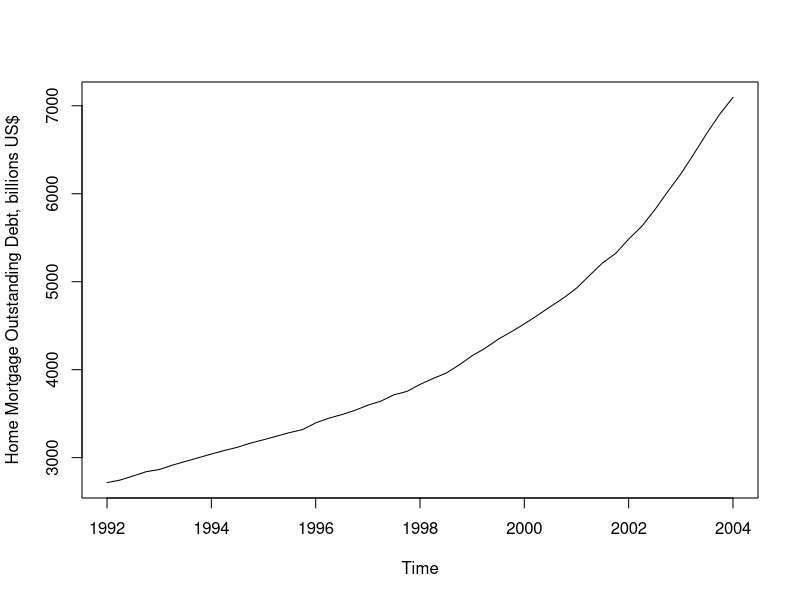
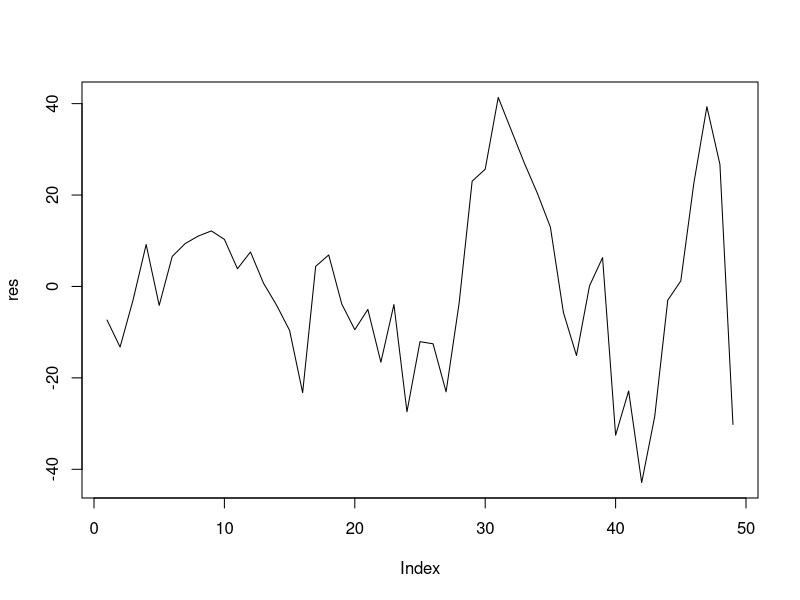
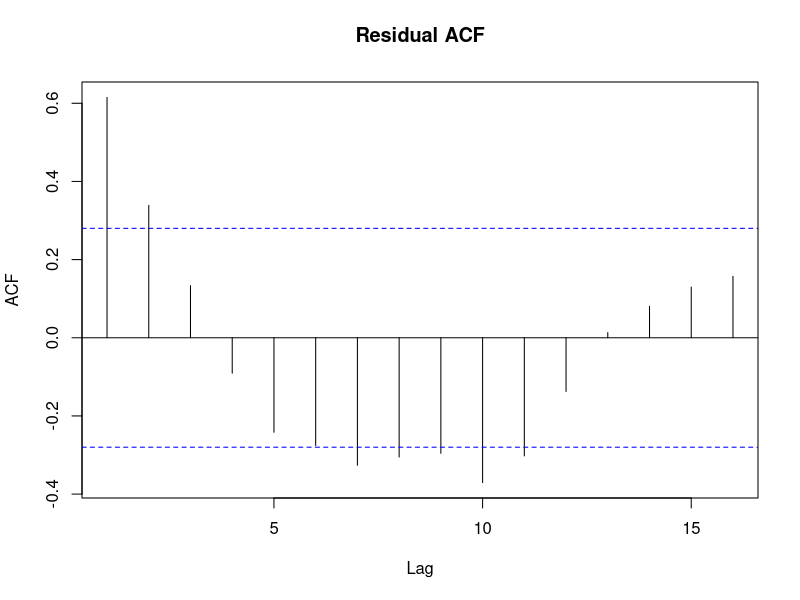
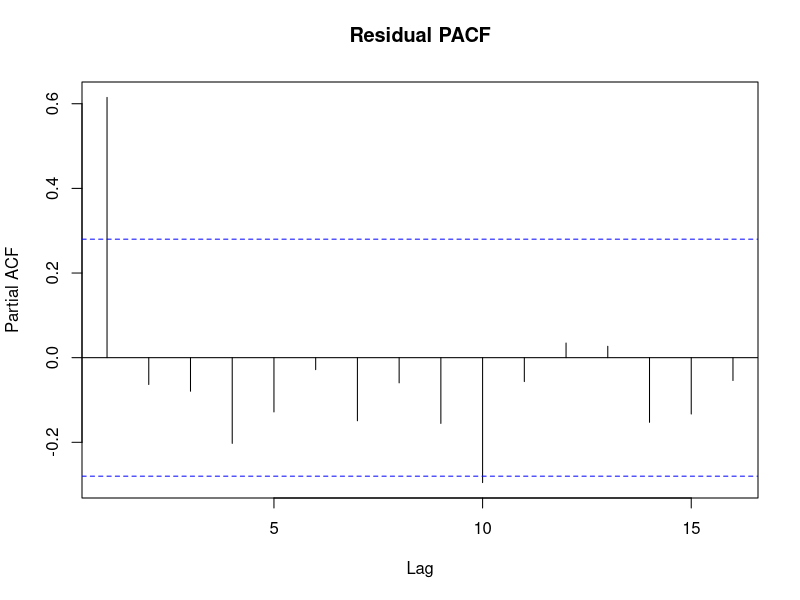
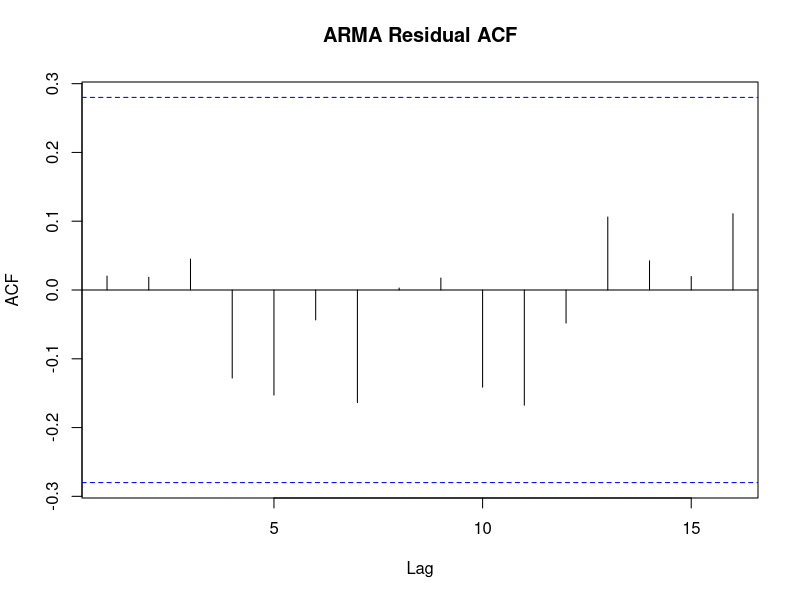
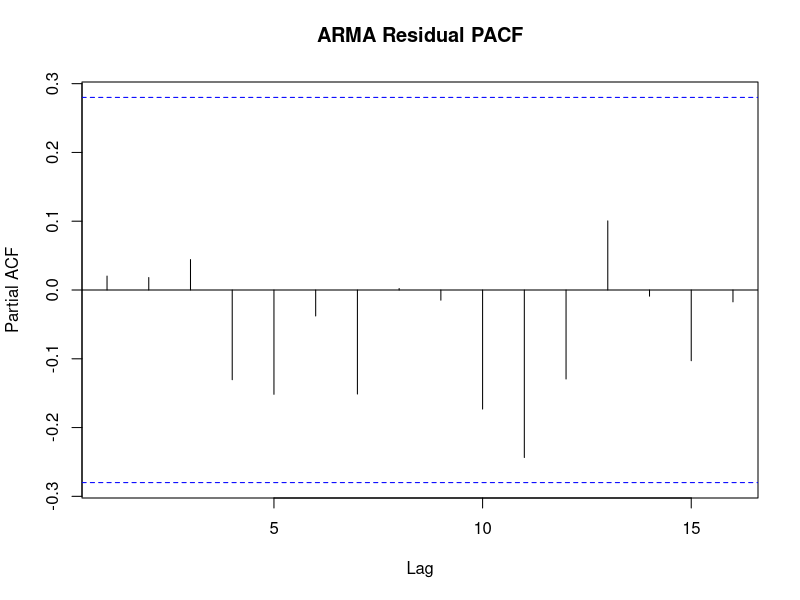

Source code (R) for these figures, in order:
library(stats)
library(forecast)

# change your data directory path here
setwd("C:/Teaching/Undergrad/ECO374 19 winter/R")

# load data (Home Mortgage Outstanding Debt, billions US$)
data <- read.csv(file="debt.csv", header=TRUE, sep=",")

# plot, ACF, PACF
tsdata <- ts(data$debt,start=c(1992,1),frequency=4)
plot.ts(tsdata, ylab ="Home Mortgage Outstanding Debt, billions US$")

# specify a polynomial trend regression model
t <- seq(from=1, to=length(data$debt), by=1)
t2 <- t^2
t3 <- t^3
t4 <- t^4
trendMod <- lm(data$debt ~ t + t2 + t3 + t4)
summary(trendMod)


res <- residuals(trendMod)
plot(res, type="l")

ACF <- acf(res, plot = FALSE, demean = TRUE)
plot(ACF[1:20], main="Residual ACF")

PACF <- pacf(res, plot = FALSE, demean = TRUE)
plot(PACF[1:20], main="Residual PACF")

#----------------------------------------------------------------------
# specify an ARMA model for the residuals
ARMA <- arima(res, order = c(1,0,2), include.mean=TRUE)
resres <- residuals(ARMA)

ACF2 <- acf(resres, plot = FALSE, demean = TRUE)
plot(ACF2[1:20], main="ARMA Residual ACF")

PACF2 <- pacf(resres, plot = FALSE, demean = TRUE)
plot(PACF2[1:20], main="ARMA Residual PACF")


